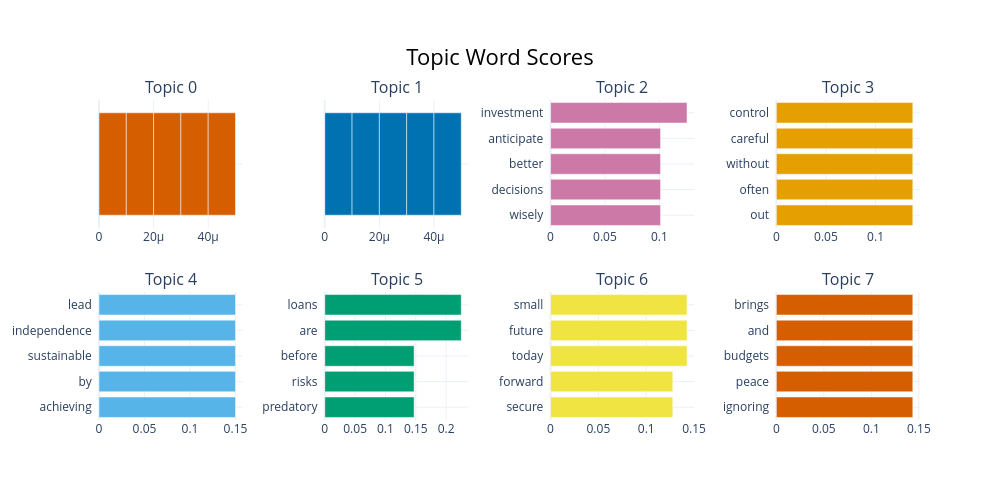

Notebook cell for this chart:
### Code cell
topic.visualize_barchart()

### Figure 1 — Plotly figure (JSON) as saved in the notebook; plotly's stock layout.template omitted (floating-point values rounded to 4 significant figures)
{"data": [{"marker": {"color": "#D55E00"}, "orientation": "h", "type": "bar", "x": [1e-05, 1e-05, 1e-05, 1e-05, 1e-05], "xaxis": "x", "y": ["  ", "  ", "  ", "  ", "  "], "yaxis": "y"}, {"marker": {"color": "#0072B2"}, "orientation": "h", "type": "bar", "x": [1e-05, 1e-05, 1e-05, 1e-05, 1e-05], "xaxis": "x2", "y": ["  ", "  ", "  ", "  ", "  "], "yaxis": "y2"}, {"marker": {"color": "#CC79A7"}, "orientation": "h", "type": "bar", "x": [0.1011, 0.1011, 0.1011, 0.1011, 0.1254], "xaxis": "x3", "y": ["wisely  ", "decisions  ", "better  ", "anticipate  ", "investment  "], "yaxis": "y3"}, {"marker": {"color": "#E69F00"}, "orientation": "h", "type": "bar", "x": [0.1376, 0.1376, 0.1376, 0.1376, 0.1376], "xaxis": "x4", "y": ["out  ", "often  ", "without  ", "careful  ", "control  "], "yaxis": "y4"}, {"marker": {"color": "#56B4E9"}, "orientation": "h", "type": "bar", "x": [0.15, 0.15, 0.15, 0.15, 0.15], "xaxis": "x5", "y": ["achieving  ", "by  ", "sustainable  ", "independence  ", "lead  "], "yaxis": "y5"}, {"marker": {"color": "#009E73"}, "orientation": "h", "type": "bar", "x": [0.1472, 0.1472, 0.1472, 0.2249, 0.2249], "xaxis": "x6", "y": ["predatory  ", "risks  ", "before  ", "are  ", "loans  "], "yaxis": "y6"}, {"marker": {"color": "#F0E442"}, "orientation": "h", "type": "bar", "x": [0.1278, 0.1278, 0.1427, 0.1427, 0.1427], "xaxis": "x7", "y": ["secure  ", "forward  ", "today  ", "future  ", "small  "], "yaxis": "y7"}, {"marker": {"color": "#D55E00"}, "orientation": "h", "type": "bar", "x": [0.1436, 0.1436, 0.1436, 0.1436, 0.1436], "xaxis": "x8", "y": ["ignoring  ", "peace  ", "budgets  ", "and  ", "brings  "], "yaxis": "y8"}], "layout": {"annotations": [{"font": {"size": 16}, "showarrow": false, "text": "Topic 0", "x": 0.0875, "xanchor": "center", "xref": "paper", "y": 1, "yanchor": "bottom", "yref": "paper"}, {"font": {"size": 16}, "showarrow": false, "text": "Topic 1", "x": 0.3625, "xanchor": "center", "xref": "paper", "y": 1, "yanchor": "bottom", "yref": "paper"}, {"font": {"size": 16}, "showarrow": false, "text": "Topic 2", "x": 0.6375, "xanchor": "center", "xref": "paper", "y": 1, "yanchor": "bottom", "yref": "paper"}, {"font": {"size": 16}, "showarrow": false, "text": "Topic 3", "x": 0.9125, "xanchor": "center", "xref": "paper", "y": 1, "yanchor": "bottom", "yref": "paper"}, {"font": {"size": 16}, "showarrow": false, "text": "Topic 4", "x": 0.0875, "xanchor": "center", "xref": "paper", "y": 0.4, "yanchor": "bottom", "yref": "paper"}, {"font": {"size": 16}, "showarrow": false, "text": "Topic 5", "x": 0.3625, "xanchor": "center", "xref": "paper", "y": 0.4, "yanchor": "bottom", "yref": "paper"}, {"font": {"size": 16}, "showarrow": false, "text": "Topic 6", "x": 0.6375, "xanchor": "center", "xref": "paper", "y": 0.4, "yanchor": "bottom", "yref": "paper"}, {"font": {"size": 16}, "showarrow": false, "text": "Topic 7", "x": 0.9125, "xanchor": "center", "xref": "paper", "y": 0.4, "yanchor": "bottom", "yref": "paper"}], "height": 500, "hoverlabel": {"bgcolor": "white", "font": {"family": "Rockwell", "size": 16}}, "showlegend": false, "title": {"font": {"color": "Black", "size": 22}, "text": "Topic Word Scores", "x": 0.5, "xanchor": "center", "yanchor": "top"}, "width": 1000, "xaxis": {"anchor": "y", "domain": [0, 0.175], "showgrid": true}, "xaxis2": {"anchor": "y2", "domain": [0.275, 0.45], "showgrid": true}, "xaxis3": {"anchor": "y3", "domain": [0.55, 0.725], "showgrid": true}, "xaxis4": {"anchor": "y4", "domain": [0.825, 1], "showgrid": true}, "xaxis5": {"anchor": "y5", "domain": [0, 0.175], "showgrid": true}, "xaxis6": {"anchor": "y6", "domain": [0.275, 0.45], "showgrid": true}, "xaxis7": {"anchor": "y7", "domain": [0.55, 0.725], "showgrid": true}, "xaxis8": {"anchor": "y8", "domain": [0.825, 1], "showgrid": true}, "yaxis": {"anchor": "x", "domain": [0.6, 1], "showgrid": true}, "yaxis2": {"anchor": "x2", "domain": [0.6, 1], "showgrid": true}, "yaxis3": {"anchor": "x3", "domain": [0.6, 1], "showgrid": true}, "yaxis4": {"anchor": "x4", "domain": [0.6, 1], "showgrid": true}, "yaxis5": {"anchor": "x5", "domain": [0, 0.4], "showgrid": true}, "yaxis6": {"anchor": "x6", "domain": [0, 0.4], "showgrid": true}, "yaxis7": {"anchor": "x7", "domain": [0, 0.4], "showgrid": true}, "yaxis8": {"anchor": "x8", "domain": [0, 0.4], "showgrid": true}}}
